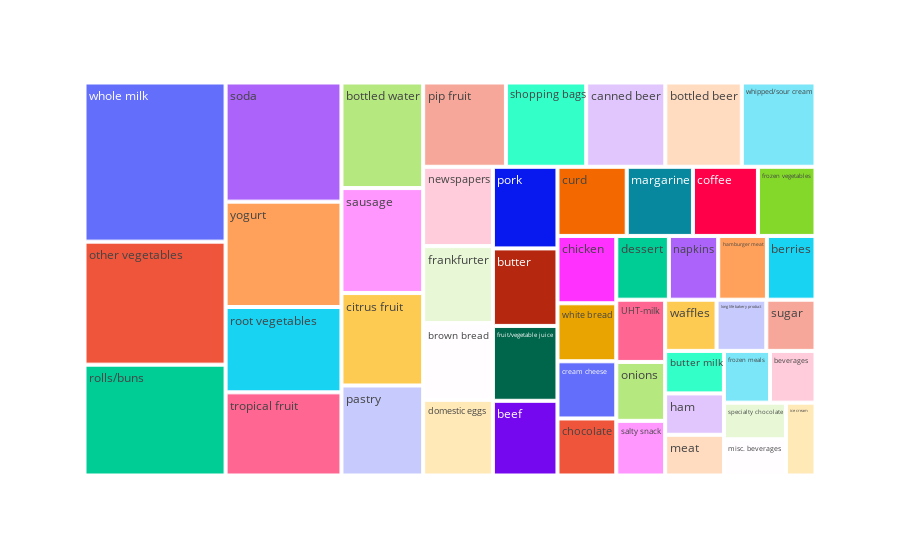

Notebook code for this chart:
### Code cell
fig = px.treemap(item, path=['Item'], values='Count')
fig.show()

### Figure 1 — Plotly figure (JSON) as saved in the notebook; plotly's stock layout.template omitted (floating-point values rounded to 4 significant figures)
{"data": [{"branchvalues": "total", "domain": {"x": [0, 1], "y": [0, 1]}, "hoverlabel": {"namelength": 0}, "hovertemplate": "labels=%{label}<br>Count=%{value}<br>parent=%{parent}<br>id=%{id}", "ids": ["UHT-milk", "beef", "berries", "beverages", "bottled beer", "bottled water", "brown bread", "butter", "butter milk", "canned beer", "chicken", "chocolate", "citrus fruit", "coffee", "cream cheese ", "curd", "dessert", "domestic eggs", "frankfurter", "frozen meals", "frozen vegetables", "fruit/vegetable juice", "ham", "hamburger meat", "ice cream", "long life bakery product", "margarine", "meat", "misc. beverages", "napkins", "newspapers", "onions", "other vegetables", "pastry", "pip fruit", "pork", "rolls/buns", "root vegetables", "salty snack", "sausage", "shopping bags", "soda", "specialty chocolate", "sugar", "tropical fruit", "waffles", "whipped/sour cream", "white bread", "whole milk", "yogurt"], "labels": ["UHT-milk", "beef", "berries", "beverages", "bottled beer", "bottled water", "brown bread", "butter", "butter milk", "canned beer", "chicken", "chocolate", "citrus fruit", "coffee", "cream cheese ", "curd", "dessert", "domestic eggs", "frankfurter", "frozen meals", "frozen vegetables", "fruit/vegetable juice", "ham", "hamburger meat", "ice cream", "long life bakery product", "margarine", "meat", "misc. beverages", "napkins", "newspapers", "onions", "other vegetables", "pastry", "pip fruit", "pork", "rolls/buns", "root vegetables", "salty snack", "sausage", "shopping bags", "soda", "specialty chocolate", "sugar", "tropical fruit", "waffles", "whipped/sour cream", "white bread", "whole milk", "yogurt"], "name": "", "parents": ["", "", "", "", "", "", "", "", "", "", "", "", "", "", "", "", "", "", "", "", "", "", "", "", "", "", "", "", "", "", "", "", "", "", "", "", "", "", "", "", "", "", "", "", "", "", "", "", "", ""], "type": "treemap", "values": [320, 508, 326, 248, 678, 908, 563, 527, 263, 702, 417, 353, 795, 473, 354, 504, 353, 555, 565, 251, 419, 509, 256, 327, 227, 268, 482, 252, 236, 331, 582, 303, 1827, 774, 734, 555, 1646, 1041, 281, 903, 712, 1453, 239, 265, 1014, 277, 654, 359, 2363, 1285]}], "layout": {"legend": {"tracegroupgap": 0}, "margin": {"t": 60}}}
